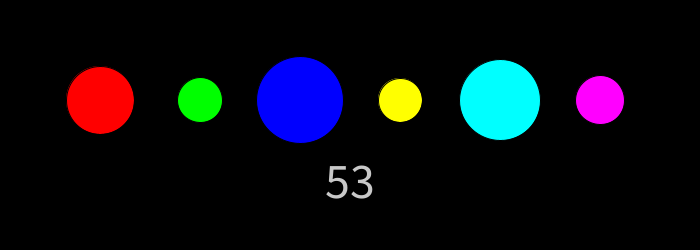
Frame 1 (no input)
Frame 60 (the mouse pressed at the canvas centre just before this capture): identical to frame 1, image omitted
Frame 120 (the mouse held since frame 60 and released just before this capture): identical to frame 1, image omitted

The Processing sketch that drew this single still picture (run headless with seeded random() and noise(); from frame 60 on, the mouse is pressed at the canvas centre):

// Processing sketch: ej13b_arrays_intro
// ── ej13b_arrays_intro.pde

//arreglos/arrays introduccion

//tipoDato[] nombreVar = new tipoDato[cantidad];
color[] paleta = new color[6];  //declaro arreglo y asigno su dimensión/tamaño

int[] numerosRandom = new int[100];  //100 lugares en mi arreglo
int indice = 50;

void setup() {
  size( 700, 250 );
  textAlign( CENTER, CENTER );
  textSize( 50 );

  paleta[0] = color( 255, 0, 0 );
  paleta[1] = color( 0, 255, 0 );
  paleta[2] = color( 0, 0, 255 );
  paleta[3] = color( 255, 255, 0 );
  paleta[4] = color( 0, 255, 255 );
  paleta[5] = color( 255, 0, 255 );

  println( paleta );
  println();

  for ( int i = 0; i < 100; i++ ) {
    numerosRandom[i] = int( random(30, 90) );
    println( i + ": " + numerosRandom[i] );
  }
}

void draw() {
  background( 0 );

  for ( int i = 0; i < 6; i++ ) {
    fill( paleta[i] );  //mucho cuidado con no pasarse del tamaño
    circle( i*100+100, 100, numerosRandom[i] );  //uso solo 6 de la lista de 100 numerosRandom
  }
  
  fill( 200 );
  text( numerosRandom[indice], width/2, 180 );
}

void keyPressed() {
  if ( indice > 0 && indice < 99 ) {  //si estoy dentro del rango

    if ( keyCode == LEFT )  //resto con flecha izquierda
      indice--;

    if ( keyCode == RIGHT )  //sumo con flecha derecha
      indice++;

    println( indice );
  }
}
